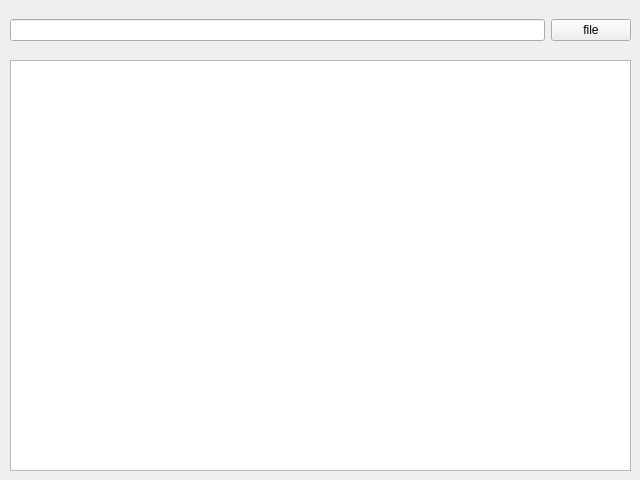
<?xml version="1.0" encoding="UTF-8"?>
<ui version="4.0">
 <class>Form</class>
 <widget class="QWidget" name="Form">
  <property name="geometry">
   <rect>
    <x>0</x>
    <y>0</y>
    <width>640</width>
    <height>480</height>
   </rect>
  </property>
  <property name="windowTitle">
   <string>Form</string>
  </property>
  <widget class="QGraphicsView" name="imageView">
   <property name="geometry">
    <rect>
     <x>10</x>
     <y>60</y>
     <width>621</width>
     <height>411</height>
    </rect>
   </property>
  </widget>
  <widget class="QWidget" name="horizontalLayoutWidget">
   <property name="geometry">
    <rect>
     <x>10</x>
     <y>10</y>
     <width>621</width>
     <height>41</height>
    </rect>
   </property>
   <layout class="QHBoxLayout" name="horizontalLayout">
    <item>
     <widget class="QLineEdit" name="fileEdit"/>
    </item>
    <item>
     <widget class="QPushButton" name="fileSelect">
      <property name="text">
       <string>file</string>
      </property>
     </widget>
    </item>
   </layout>
  </widget>
 </widget>
 <resources/>
 <connections/>
</ui>
